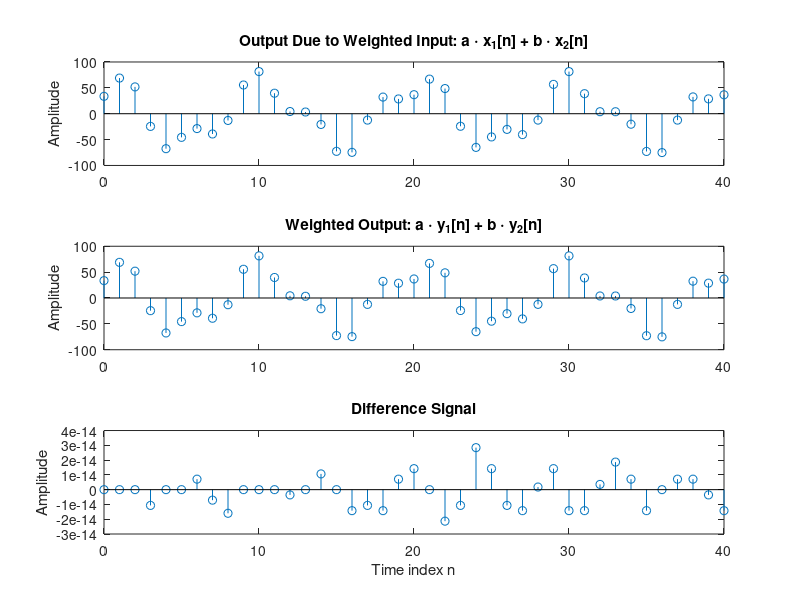

Write the MATLAB code that produced this figure.
%Program P2_3
% Generate the input sequences
clf;
n = 0:40;
a = 5;b = 10;
x1 = cos(2*pi*0.25*n);
x2 = cos(2*pi*0.1*n);
x = a*x1 + b*x2;
num = [2.2403 2.4908 2.2403];
den = [1 -0.4 0.75];
ic = [0 0]; % Set zero initial conditions
y1 = filter(num,den,x1,ic); % Compute the output y1[n]
y2 = filter(num,den,x2,ic); % Compute the output y2[n]
y = filter(num,den,x,ic); % Compute the output y[n]
yt = a*y1 + b*y2; 
d = y - yt; % Compute the difference output d[n]
% Plot the outputs and the difference signal
subplot(3,1,1)
stem(n,y);
ylabel('Amplitude');
title('Output Due to Weighted Input: a \cdot x_{1}[n] + b \cdot x_{2}[n]');
subplot(3,1,2)
stem(n,yt);
ylabel('Amplitude');
title('Weighted Output: a \cdot y_{1}[n] + b \cdot y_{2}[n]');
subplot(3,1,3)
stem(n,d);
xlabel('Time index n');ylabel('Amplitude');
title('Difference Signal');
